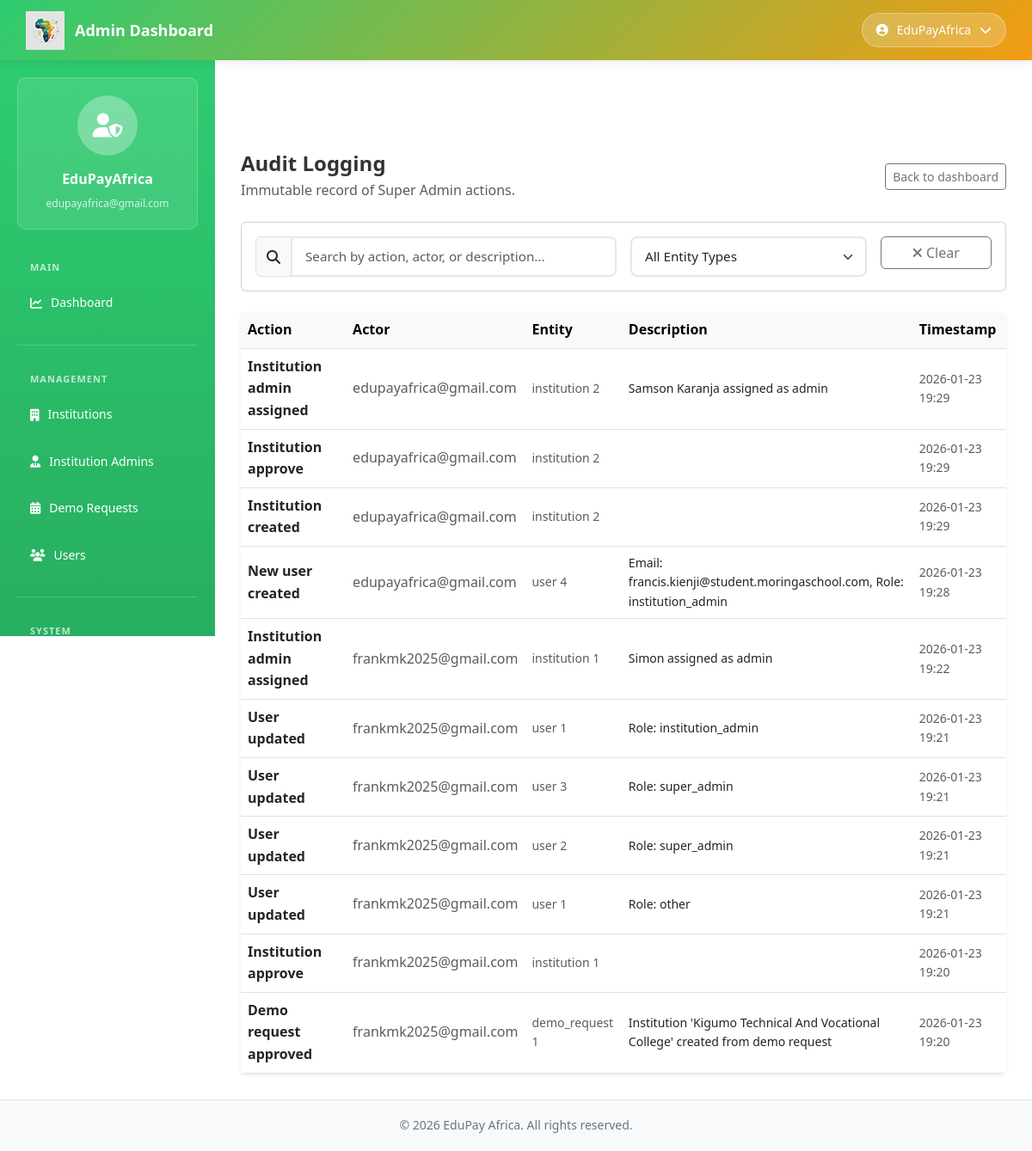
/platform-admin/audit-logs/ (signed in), run on the app's committed database.
### platform_admin/models.py (models this page shows, shortened)
class AuditLog(models.Model):
	action = models.CharField(max_length=255)
	actor = models.ForeignKey(User, on_delete=models.SET_NULL, null=True, blank=True)
	entity_type = models.CharField(max_length=100, blank=True)
	entity_id = models.CharField(max_length=100, blank=True)
	description = models.TextField(blank=True)
	created_at = models.DateTimeField(auto_now_add=True)
	class Meta:
		ordering = ["-created_at"]
		verbose_name = "Audit Log"
		verbose_name_plural = "Audit Logs"

### platform_admin/views.py (the view)
# urls.py: path("audit-logs/", views.audit_logs, name="audit_logs"),
@login_required
@super_admin_required
def audit_logs(request):
	logs = AuditLog.objects.select_related("actor").all()
	return render(request, "platform_admin/audit_logs.html", {"logs": logs})

### EduPayAfrica/context_processors.py (called while the page is built)
def firebase_config(request):
    return {
        'firebase_config': mark_safe(json.dumps(settings.FIREBASE_CONFIG))
    }

### platform_admin/views.py (called while the page is built)
def _super_admin_check(user):
	return user.is_authenticated and user.is_active and user.is_staff and user.is_superuser

### platform_admin/templates/platform_admin/audit_logs.html (shortened to what this page needs)
{% extends "platform_admin/base_admin.html" %}
{% block admin_content %}
    <div class="d-flex justify-content-between align-items-center mb-4">
        <div>
            <h1 class="h4 fw-bold mb-1">Audit Logging</h1>
            <p class="text-muted mb-0">Immutable record of Super Admin actions.</p>
        </div>
        <a class="btn btn-outline-secondary btn-sm" href="{% url 'platform_admin:dashboard' %}">Back to dashboard</a>
    </div>
    <div class="card mb-4">
        <div class="card-body">
            <div class="row g-3">
                <div class="col-md-6">
                    <div class="input-group">
                        <span class="input-group-text"><i class="fas fa-search"></i></span>
                        <input type="text" id="searchInput" class="form-control" placeholder="Search by action, actor, or description...">
                    </div>
                </div>
                <div class="col-md-4">
                    <select id="entityFilter" class="form-select">
                        <option value="">All Entity Types</option>
                    </select>
                </div>
                <div class="col-md-2">
                    <button id="clearFilters" class="btn btn-outline-secondary w-100">
                        <i class="fas fa-times"></i> Clear
                    </button>
                </div>
            </div>
        </div>
    </div>
    <div class="table-responsive shadow-sm rounded bg-white">
        <table class="table align-middle mb-0">
            <thead class="table-light">
                <tr>
                    <th>Action</th>
                    <th>Actor</th>
                    <th>Entity</th>
                    <th>Description</th>
                    <th>Timestamp</th>
                </tr>
            </thead>
            <tbody>
                {% for log in logs %}
                <tr>
                    <td class="fw-semibold">{{ log.action }}</td>
                    <td class="text-muted">{{ log.actor }}</td>
                    <td class="small text-muted">{{ log.entity_type }} {{ log.entity_id }}</td>
                    <td class="small">{{ log.description }}</td>
                    <td class="small text-muted">{{ log.created_at|date:"Y-m-d H:i" }}</td>
                </tr>
                {% empty %}
                <tr><td colspan="5" class="text-center text-muted py-4">No audit events captured yet.</td></tr>
                {% endfor %}
            </tbody>
        </table>
{% endblock %}

### platform_admin/templates/platform_admin/base_admin.html (shortened to what this page needs)
{% extends "base.html" %}
{% load static %}
{% block content %}
<div class="admin-wrapper">
    <div class="admin-topbar">
        <a href="{% url 'platform_admin:dashboard' %}" class="admin-topbar-logo">
            <img src="{% static 'images/EduPay Africa Logo.png' %}" alt="EduPay Africa">
            <span class="admin-topbar-logo-text">Admin Dashboard</span>
        </a>
        <div class="admin-topbar-profile">
            <button class="profile-btn" id="profileBtn">
                <i class="fas fa-user-circle"></i>
                <span>{{ user.get_full_name|default:user.username }}</span>
                <i class="fas fa-chevron-down"></i>
            </button>
        </div>
    </div>
    <aside class="admin-sidebar" id="adminSidebar">
        <div class="admin-sidebar-inner">
            <div class="admin-profile">
                <div class="admin-profile-avatar">
                    <i class="fas fa-user-shield"></i>
                </div>
                <div class="admin-profile-name">{{ user.get_full_name|default:user.username }}</div>
                <div class="admin-profile-email">{{ user.email }}</div>
            </div>
            <nav>
                <ul class="admin-nav">
                    <div class="admin-nav-section-title">Main</div>
                    <li class="admin-nav-item">
                        <a href="{% url 'platform_admin:dashboard' %}" class="admin-nav-link {% if request.resolver_match.url_name == 'dashboard' %}active{% endif %}">
                            <i class="fas fa-chart-line"></i> Dashboard
                        </a>
                    </li>
                    <div class="admin-nav-section">
                        <div class="admin-nav-section-title">Management</div>
                        <li class="admin-nav-item">
                            <a href="{% url 'platform_admin:institutions' %}" class="admin-nav-link {% if request.resolver_match.url_name == 'institutions' %}active{% endif %}">
                                <i class="fas fa-building"></i> Institutions
                            </a>
                        </li>
                        <li class="admin-nav-item">
                            <a href="{% url 'platform_admin:institution_admins' %}" class="admin-nav-link {% if request.resolver_match.url_name == 'institution_admins' %}active{% endif %}">
                                <i class="fas fa-user-tie"></i> Institution Admins
                            </a>
                        </li>
                        <li class="admin-nav-item">
                            <a href="{% url 'platform_admin:demo_requests' %}" class="admin-nav-link {% if request.resolver_match.url_name == 'demo_requests' %}active{% endif %}">
                                <i class="fas fa-calendar-alt"></i> Demo Requests
                            </a>
                        </li>
                        <li class="admin-nav-item">
                            <a href="{% url 'platform_admin:users' %}" class="admin-nav-link {% if request.resolver_match.url_name == 'users' %}active{% endif %}">
                                <i class="fas fa-users"></i> Users
                            </a>
                        </li>
                    </div>
                    <div class="admin-nav-section">
                        <div class="admin-nav-section-title">System</div>
                    </div>
                </ul>
            </nav>
        </div>
    </aside>
    <main class="admin-content">
        {% block admin_content %}{% endblock %}
    </main>
    <div class="admin-footer">
        &copy; 2026 EduPay Africa. All rights reserved.
    </div>
</div>
{% endblock %}

### templates/base.html (style rules this page uses)
:root { --primary-color: #1e40af; --secondary-color: #7c3aed; --accent-color: #f97316; --dark-bg: #0f172a; --light-bg: #f8fafc; }
* { margin: 0; padding: 0; box-sizing: border-box; }
body { font-family: 'Segoe UI', Tahoma, Geneva, Verdana, sans-serif; line-height: 1.6; color: #333; padding-top: 76px; }
body { padding-top: 76px; }
.form-control, .form-select { border: 2px solid #e2e8f0; border-radius: 8px; padding: 10px 15px; font-size: 0.95rem; transition: all 0.3s ease; }

### platform_admin/templates/platform_admin/base_admin.html (style rules this page uses)
:root { --brand-primary: #2ecc71; --brand-secondary: #f39c12; --brand-dark: #27ae60; --brand-light: #e8f8f5; --brand-accent: #e67e22; }
.admin-wrapper { display: flex; min-height: 100vh; flex-direction: column; }
.admin-topbar { position: fixed; top: 0; left: 0; right: 0; height: 70px; background: linear-gradient(135deg, var(--brand-primary) 0%, var(--brand-secondary) 100%); color: white; display: flex; justify-content: space-between; align-items: center; padding: 0 30px; z-index: 1001; box-shadow: 0 2px 10px rgba(0,0,0,0.1); }
.admin-topbar-logo { display: flex; align-items: center; gap: 12px; color: white; text-decoration: none; }
.admin-topbar-logo img { height: 45px; width: auto; }
.admin-topbar-logo-text { font-size: 18px; font-weight: 700; }
.admin-topbar-profile { position: relative; }
.profile-btn { background: rgba(255, 255, 255, 0.2); border: 1px solid rgba(255, 255, 255, 0.3); color: white; padding: 8px 16px; border-radius: 25px; cursor: pointer; display: flex; align-items: center; gap: 10px; font-size: 14px; transition: all 0.3s ease; }
.admin-sidebar { width: 250px; background: linear-gradient(180deg, var(--brand-primary) 0%, var(--brand-dark) 100%); color: white; padding: 0; position: fixed; left: 0; top: 70px; height: calc(100vh - 70px - 60px); overflow-y: auto; z-index: 1000; }
.admin-sidebar-inner { padding: 20px; }
.admin-profile { background: rgba(255, 255, 255, 0.1); padding: 20px; border-radius: 10px; margin-bottom: 25px; text-align: center; border: 1px solid rgba(255, 255, 255, 0.2); }
.admin-profile-avatar { width: 70px; height: 70px; background: rgba(255, 255, 255, 0.3); border-radius: 50%; margin: 0 auto 15px; display: flex; align-items: center; justify-content: center; font-size: 28px; }
.admin-profile-name { font-weight: 700; font-size: 16px; margin-bottom: 5px; }
.admin-profile-email { font-size: 12px; opacity: 0.8; word-break: break-word; }
.admin-nav { list-style: none; padding: 0; margin: 0; }
.admin-nav-item { margin-bottom: 8px; }
.admin-nav-link { display: block; padding: 12px 15px; color: white; text-decoration: none; border-radius: 8px; transition: all 0.3s ease; font-size: 14px; display: flex; align-items: center; gap: 10px; }
.admin-nav-section { margin-top: 25px; padding-top: 20px; border-top: 1px solid rgba(255, 255, 255, 0.2); }
.admin-nav-section-title { font-size: 11px; text-transform: uppercase; letter-spacing: 1px; opacity: 0.7; padding: 10px 15px; font-weight: 600; }
.admin-content { margin-left: 250px; margin-top: 70px; margin-bottom: 60px; flex: 1; padding: 30px; }
.admin-footer { position: fixed; bottom: 0; left: 0; right: 0; height: 60px; background: #f8f9fa; border-top: 1px solid #dee2e6; display: flex; align-items: center; justify-content: center; color: #6c757d; font-size: 14px; z-index: 999; }

### data on the page
AuditLog: action "Institution admin assigned", actor "edupayafrica@gmail.com", entity_type "institution", entity_id "2", description "Samson Karanja assigned as admin", created_at "2026-01-23 19:29"
AuditLog: action "Institution approve", actor "edupayafrica@gmail.com", entity_type "institution", entity_id "2", created_at "2026-01-23 19:29"
AuditLog: action "Institution created", actor "edupayafrica@gmail.com", entity_type "institution", entity_id "2", created_at "2026-01-23 19:29"
AuditLog: action "New user created", actor "edupayafrica@gmail.com", entity_type "user", entity_id "4", description "Email: francis.kienji@student.moringaschool.com, Role: institution_admin", created_at "2026-01-23 19:28"
AuditLog: action "Institution admin assigned", actor "frankmk2025@gmail.com", entity_type "institution", entity_id "1", description "Simon assigned as admin", created_at "2026-01-23 19:22"
AuditLog: action "User updated", actor "frankmk2025@gmail.com", entity_type "user", entity_id "1", description "Role: institution_admin", created_at "2026-01-23 19:21"
AuditLog: action "User updated", actor "frankmk2025@gmail.com", entity_type "user", entity_id "3", description "Role: super_admin", created_at "2026-01-23 19:21"
AuditLog: action "User updated", actor "frankmk2025@gmail.com", entity_type "user", entity_id "2", description "Role: super_admin", created_at "2026-01-23 19:21"
AuditLog: action "User updated", actor "frankmk2025@gmail.com", entity_type "user", entity_id "1", description "Role: other", created_at "2026-01-23 19:21"
AuditLog: action "Institution approve", actor "frankmk2025@gmail.com", entity_type "institution", entity_id "1", created_at "2026-01-23 19:20"
AuditLog: action "Demo request approved", actor "frankmk2025@gmail.com", entity_type "demo_request", entity_id "1", description "Institution 'Kigumo Technical And Vocational College' created from demo request", created_at "2026-01-23 19:20"

### other printed values
{{ user.get_full_name|default:user.username }} "EduPayAfrica"
{{ user.email }} "edupayafrica@gmail.com"
